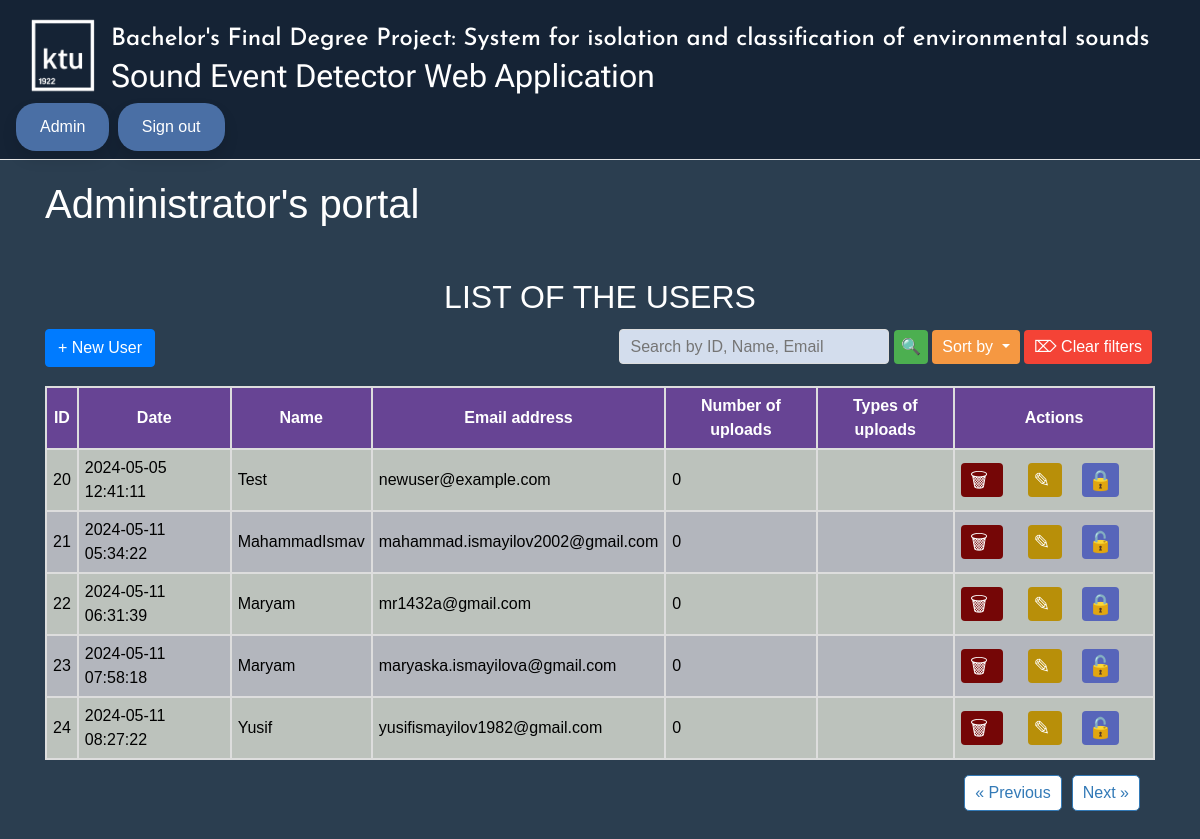
Page /admin?page=4 (signed in) on the committed database.
### website/models.py (models this page shows)
class User(db.Model, UserMixin):
    id = db.Column(db.Integer, primary_key=True)
    date = db.Column(db.DateTime(timezone=True), default=func.now())
    email = db.Column(db.String(300), unique=True)
    password = db.Column(db.String(300))
    firstName = db.Column(db.String(300))
    locked = db.Column(db.Boolean, default=False)
    audio_files = db.relationship('AudioFile')

### website/auth.py (the view)
@auth.route('/admin')
@login_required
def admin_page():
    if current_user.email == 'admin@gmail.com':
        page = request.args.get('page', 1, type=int)
        per_page = 5
        search_query = request.args.get('search', '').strip()
        sort_by = request.args.get('sort')
        query = User.query.filter(User.email != 'admin@gmail.com')
        if search_query:
            search_filter = (cast(User.id, String).startswith(search_query)) | \
                            (User.firstName.startswith(search_query)) | \
                            (User.email.startswith(search_query))
            query = query.filter(search_filter)
        if sort_by == 'name':
            query = query.order_by(User.firstName.asc())
        elif sort_by == 'date':
            query = query.order_by(User.date.desc())
        elif sort_by == 'uploads':
            query = query.outerjoin(AudioFile, User.id == AudioFile.user_id) \
                         .group_by(User.id) \
                         .order_by(func.count(AudioFile.id).desc())
        users_pagination = query.paginate(page=page, per_page=per_page, error_out=False)
        uploads_count = {}
        for user in users_pagination.items:
            count = AudioFile.query.filter_by(user_id=user.id).count()
            uploads_count[user.id] = count
        uploads_types = {}
        for user in users_pagination.items:
            mime_types = AudioFile.query.with_entities(AudioFile.mimetype).filter_by(user_id=user.id).all()
            uploads_types[user.id] = list({mime_type[0] for mime_type in mime_types})
        return render_template(
            "admin.html",
            user=current_user,
            users=users_pagination.items,
            pagination=users_pagination,
            search_query=search_query,
            uploads_count=uploads_count,
            uploads_types=uploads_types,
            sort_by=sort_by
        )
    else:
        return redirect(url_for('views.home'))

### website/templates/admin.html (shortened to what this page needs)
{% extends "base.html" %}
{% block content %}
<div class="greeting-container">
    <h1>Administrator's portal</h1>
    <h2>LIST OF THE USERS</h2>
    <button type="button" onclick="openModal()" class="btn btn-primary">+ New User</button>
    <input type="text" id="searchInput" placeholder="Search by ID, Name, Email" value="{{ search_query }}">
    <button onclick="search()" id="searchbutton">&#128269;</button>
    <div class="dropdown">
  <button class="dropdown-toggle" type="button">
    Sort by
  </button>
</div>
    <button onclick="clearSearch()" id="clearbutton">&#8998; Clear filters</button>
    <div class="table-container">
        <table>
            <thead>
                <tr>
                    <th class="header">ID</th>
                    <th class="header">Date</th>
                    <th class="header">Name</th>
                    <th class="header">Email address</th>
                    <th class="header">Number of uploads</th>
                    <th class="header">Types of uploads</th>
                    <th class="actions-header">Actions</th>
                </tr>
            </thead>
            <tbody>
                {% for user in users %}
                <tr>
                    <td>{{ user.id }}</td>
                    <td>{{ user.date.strftime('%Y-%m-%d %H:%M:%S') }}</td>
                    <td>{{ user.firstName }}</td>
                    <td>{{ user.email }}</td>
                    <td>{{ uploads_count[user.id] }}</td>
                    <td>
                    </td>
                    <td>
                        <a href="{{ url_for('auth.delete_user', id=user.id) }}" class="delete-btn">
                            <span class="icon-bin">&#128465;</span>
                        </a>
                        <a href="{{ url_for('auth.update_user', id=user.id) }}" class="update-btn">
                            <span class="icon-bin">&#9998;</span>
                        </a>
                        {% if user.locked %}
                        <a href="{{ url_for('auth.unlock_user', id=user.id) }}" class="unlock-btn">
                            <span class="icon-bin">&#128275;</span>
                        </a>
                {% else %}
                        <a href="{{ url_for('auth.lock_user', id=user.id) }}" class="lock-btn">
                            <span class="icon-bin">&#128274;</span>
                        </a>
                {% endif %}
                    </td>
                </tr>
                {% endfor %}
            </tbody>
        </table>
    </div>
    <div class="pagination">
    {% if pagination.has_prev %}
        <a href="{{ url_for('auth.admin_page', page=pagination.prev_num) }}">&laquo; Previous</a>
    {% endif %}
    {% if pagination.has_next %}
        <a href="{{ url_for('auth.admin_page', page=pagination.next_num) }}">Next &raquo;</a>
    {% endif %}
    </div>
</div>
{% endblock %}

### website/templates/base.html (style rules this page uses)
body { margin: 0; font-family: Arial, sans-serif; background: #2B3E50; }
.greeting-container { text-align: left; margin: 20px 0; color: #ffffff; }

### website/templates/admin.html (style rules this page uses)
.greeting-container { text-align: left; }
table { margin: auto; width: 100%; border-collapse: collapse; }
.actions-header { width: 200px; text-align: center; }
th { border: 2px solid #ddd; padding: 6px; text-align: left; }
td { border: 2px solid #ddd; padding: 6px; text-align: left; }
.header { text-align: center; }
thead tr { background-color: #674494; color: white; }
tbody tr:nth-child(odd) { background-color: #bcc2bc; color: black; }
tbody tr:nth-child(even) { background-color: #b3b6bd; color: black; }
.delete-btn { color: white; background-color: #750606; padding: 6px 9px; text-decoration: none; border: 20px; border-radius: 4px; cursor: pointer; font-size: 20px; margin-right: 25px; }
.lock-btn { color: white; background-color: #5765ba; padding: 6px 6px; text-decoration: none; border: none; border-radius: 4px; cursor: pointer; font-size: 20px; margin-right: 25px; }
.unlock-btn { color: white; background-color: #5765ba; padding: 6px 6px; text-decoration: none; border: none; border-radius: 4px; cursor: pointer; font-size: 20px; margin-right: 20px; }
.update-btn { color: white; background-color: #b88f09; padding: 6px 6px; text-decoration: none; border: none; border-radius: 4px; cursor: pointer; font-size: 20px; margin-right: 20px; }
.icon-bin { font-style: normal; }
h2 { text-align: center; margin-top: 50px; }
input[type=text], input[type=email], input[type=password] { width: 100%; padding: 15px; margin: 5px 0 22px 0; display: inline-block; border: none; background: #f1f1f1; }
#searchInput { margin-left: 460px; width: 270px; height: 35px; flex-wrap: nowrap; align-items: stretch; flex-grow: 1; border: 1px solid #ddd; padding: 10px; border-radius: 4px; font-size: 1rem; background-color: #d3dded; }
#searchbutton { background-color: #4CAF50; color: white; padding: 5px 7px; border: none; border-radius: 4px; font-size: 1rem; cursor: pointer; transition: background-color 0.2s; }
#clearbutton { background-color: #f44336; color: white; padding: 5px 10px; border: none; border-radius: 4px; font-size: 1rem; cursor: pointer; transition: background-color 0.2s; }
.pagination { justify-content: flex-end; padding: 10px; margin-top: 5px; list-style: none; }
.pagination a { color: #337ab7; background-color: #ffffff; border: 1px solid; padding: 5px 10px; text-decoration: none; margin: 0 5px; border-radius: 5px; transition: background-color 0.2s; }
.dropdown { position: relative; display: inline-block; }
.dropdown-toggle { background-color: #f59842; color: white; padding: 5px 10px; border: none; border-radius: 4px; font-size: 1rem; cursor: pointer; transition: background-color 0.2s; }

### rows in the picture
User: id "20", date "2024-05-05 12:41:11", firstName "Test", email "newuser@example.com", locked "0"
User: id "21", date "2024-05-11 05:34:22", firstName "MahammadIsmav", email "mahammad.ismayilov2002@gmail.com", uploads_count "0"
User: id "22", date "2024-05-11 06:31:39", firstName "Maryam", email "mr1432a@gmail.com", locked "0"
User: id "23", date "2024-05-11 07:58:18", firstName "Maryam", email "maryaska.ismayilova@gmail.com", uploads_count "0"
User: id "24", date "2024-05-11 08:27:22", firstName "Yusif", email "yusifismayilov1982@gmail.com", uploads_count "0"
